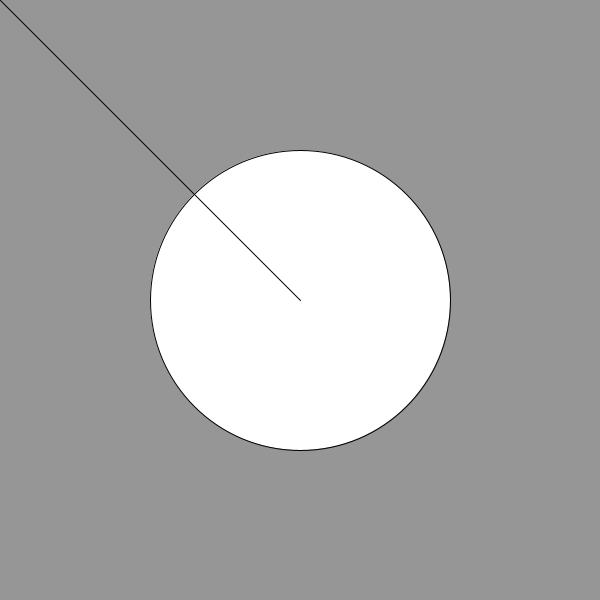
Frame 1 (no input)
Frame 60 (the mouse pressed at the canvas centre just before this capture): identical to frame 1, image omitted
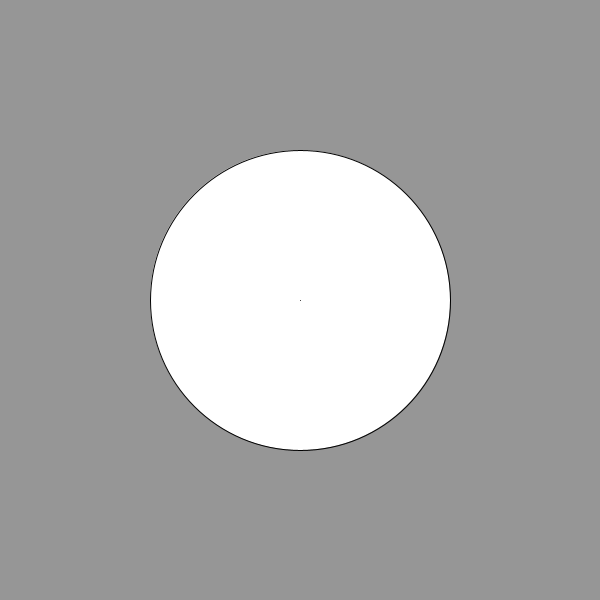
Frame 120 (the mouse held since frame 60 and released just before this capture)

The Processing sketch that drew these frames (run headless with seeded random() and noise(); from frame 60 on, the mouse is pressed at the canvas centre):

// Processing sketch: processing_132783
// ── processing_132783.pde

void setup()
{
  size( 600, 600 );
}

void draw()
{
  background( 150 );
  ellipse( width/2, width/2, width/2, height/2 );
  line( width/2, height/2, mouseX, mouseY );
}
